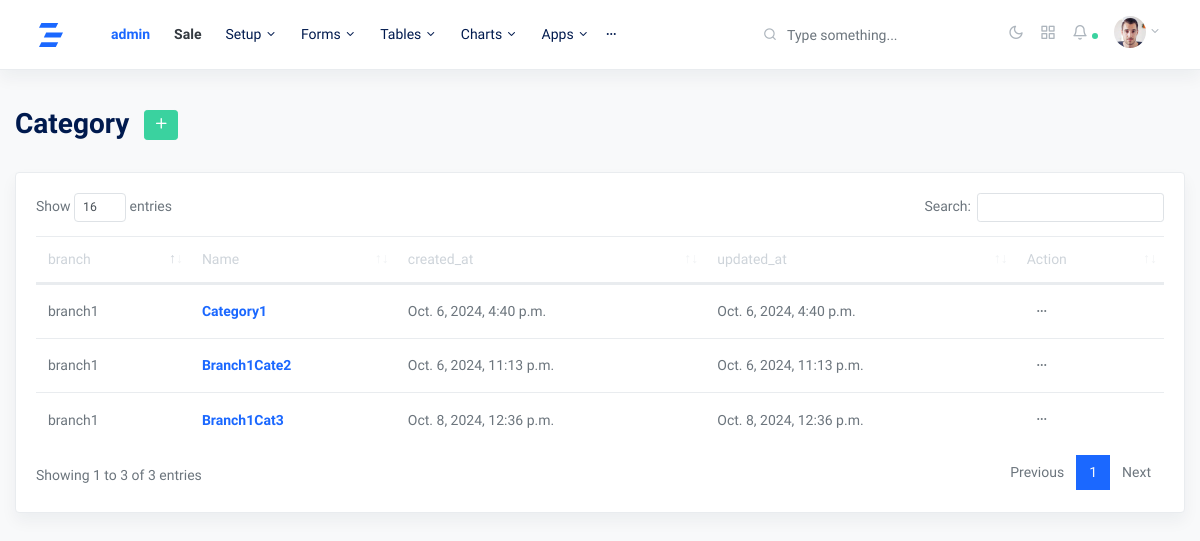
Page /categoryview/ (signed in) on the earlier database version.
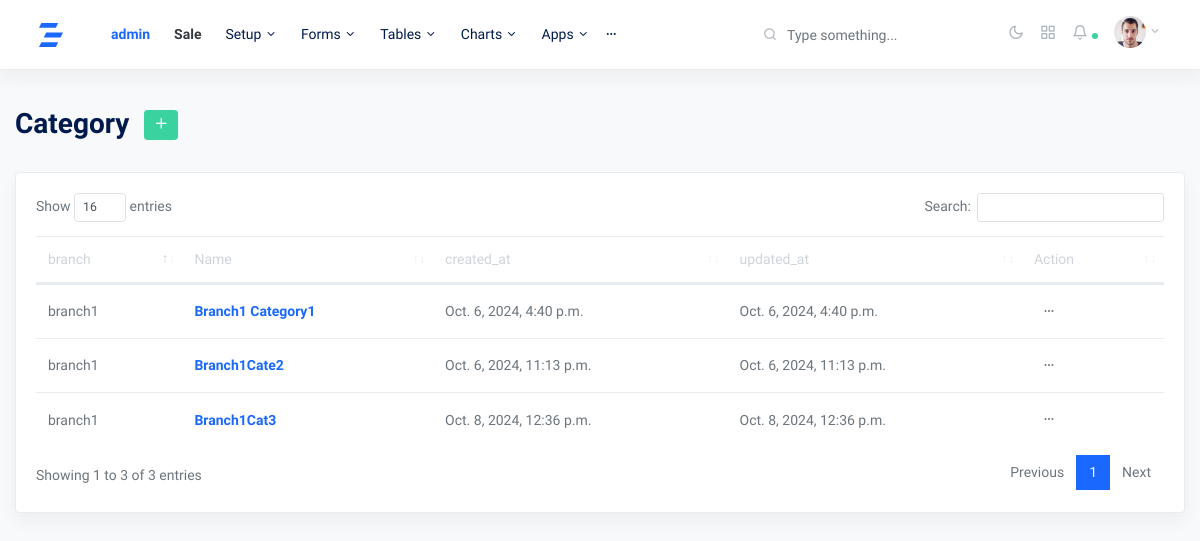
Same page on the later database version.
### myapp/models.py (models this page shows, shortened)
class category(models.Model):
    branch = models.ForeignKey(branch, on_delete=models.CASCADE, blank=True, null=True)
    usr = models.ForeignKey(User, on_delete=models.SET_NULL, null=True, blank=True)
    category = models.CharField(max_length=255, blank=True, null=True)
    created_at = models.DateTimeField(auto_now_add=True)
    updated_at = models.DateTimeField(auto_now=True)

class branch(models.Model):
    usr = models.ForeignKey(User, on_delete=models.CASCADE, null=True, blank=True)
    branch_name = models.CharField(max_length=225,blank=True, null=True)
    phone = models.CharField(max_length=225,blank=True, null=True)
    address = models.CharField(max_length=225,blank=True, null=True)
    created_at = models.DateTimeField(auto_now_add=True)
    updated_at = models.DateTimeField(auto_now=True)
    def __str__(self):
        return self.branch_name

### myapp/views.py (the view, shortened to what this page needs)
# urls.py: path('categoryview/', categoryview.as_view(), name='categoryview'),
class categoryview(View):
    def get(self,request):
        try:
            branch_id = self.request.session.get("branch_id", None)
            br = branch.objects.get(usr=request.user, id=branch_id)
            categories = category.objects.filter(branch=br.id)
            context = {'categories':categories}
            return render(request, 'categoryview.html', context)
        except:
            return redirect('myapp:homeview')

### templates/categoryview.html (shortened to what this page needs)
{% extends 'base.html' %}
{% block content %}
<div class="row justify-content-center">
    <div class="col-12">
      <h2 class="mb-2 page-title">Category  <a href="#" class="btn btn-sm m-2 btn-success" data-toggle="modal" data-target="#verticalModal"><span class="fe fe-plus fe-16 text-white"></span></a></h2>
      <div class="row my-4">
        <div class="col-md-12">
          <div class="card shadow">
            <div class="card-body">
              <table class="table datatables" id="categoryview-1">
                <thead>
                  <tr>
                    <th>branch</th>
                    <th>Name</th>
                    <th>created_at</th>
                    <th>updated_at</th>
                    <th>Action</th>
                  </tr>
                </thead>
                <tbody id="categorylist">
                  {% for cat in categories %}
                  <tr class="catlisttr">
                    <td>{{cat.branch}}</td>
                    <td ><a href="{% url 'myapp:product_list_by_category' cat.id %}"><strong class="text-primary">{{cat.category}}</strong></a></td>
                    <td>{{cat.created_at}}</td>
                    <td>{{cat.updated_at}}</td>
                    <td><button class="btn btn-sm dropdown-toggle more-horizontal" type="button" data-toggle="dropdown" aria-haspopup="true" aria-expanded="false">
                      </button>
                    </td>
                  </tr>
                  {% endfor %}
                </tbody>
              </table>
            </div>
          </div>
        </div>
      </div>
    </div>
  </div>
{% endblock content %}

Differences in the rows shown:
changed category: category "Category1" → "Branch1 Category1"
